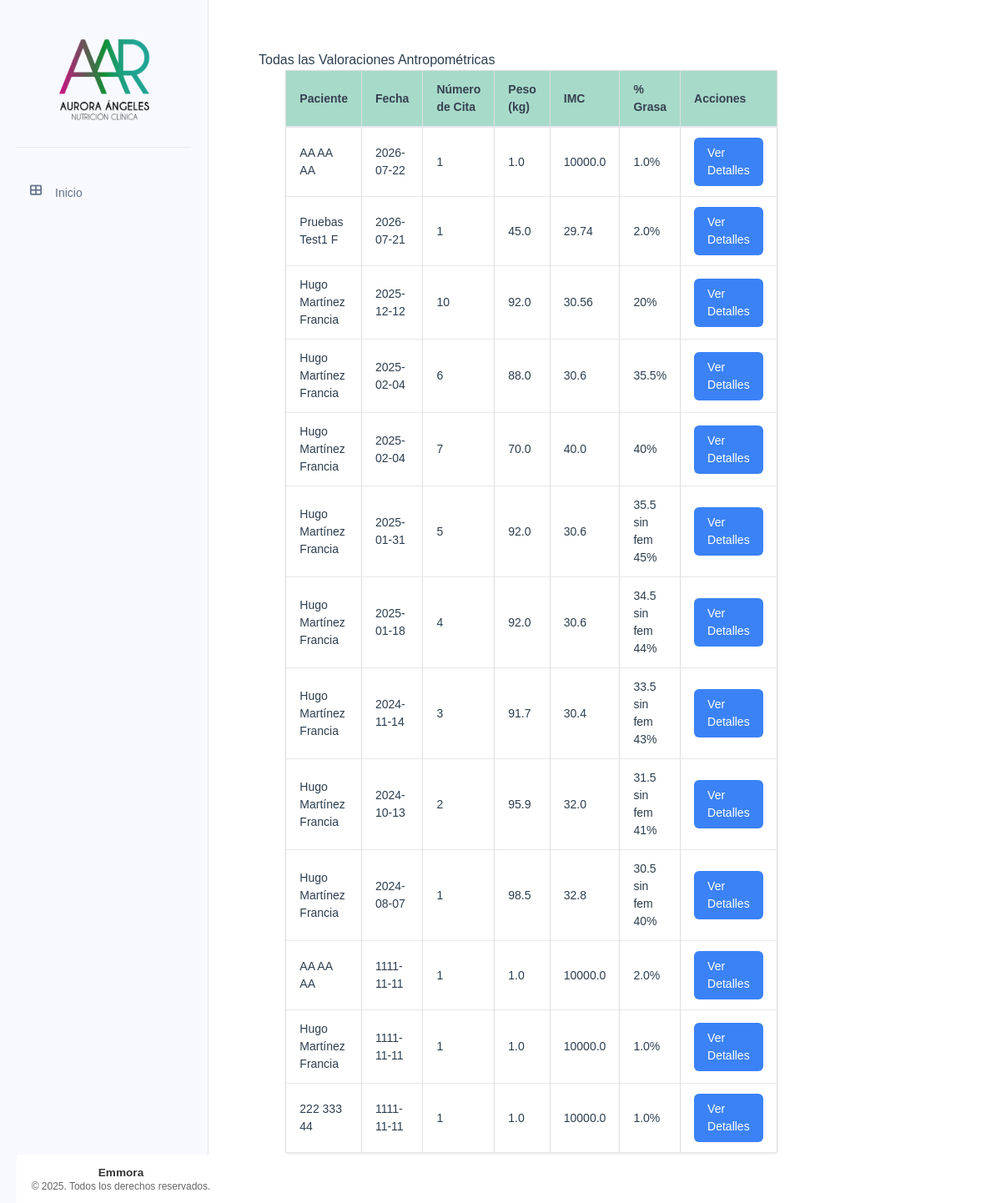
The app's page /valoraciones/, older data.
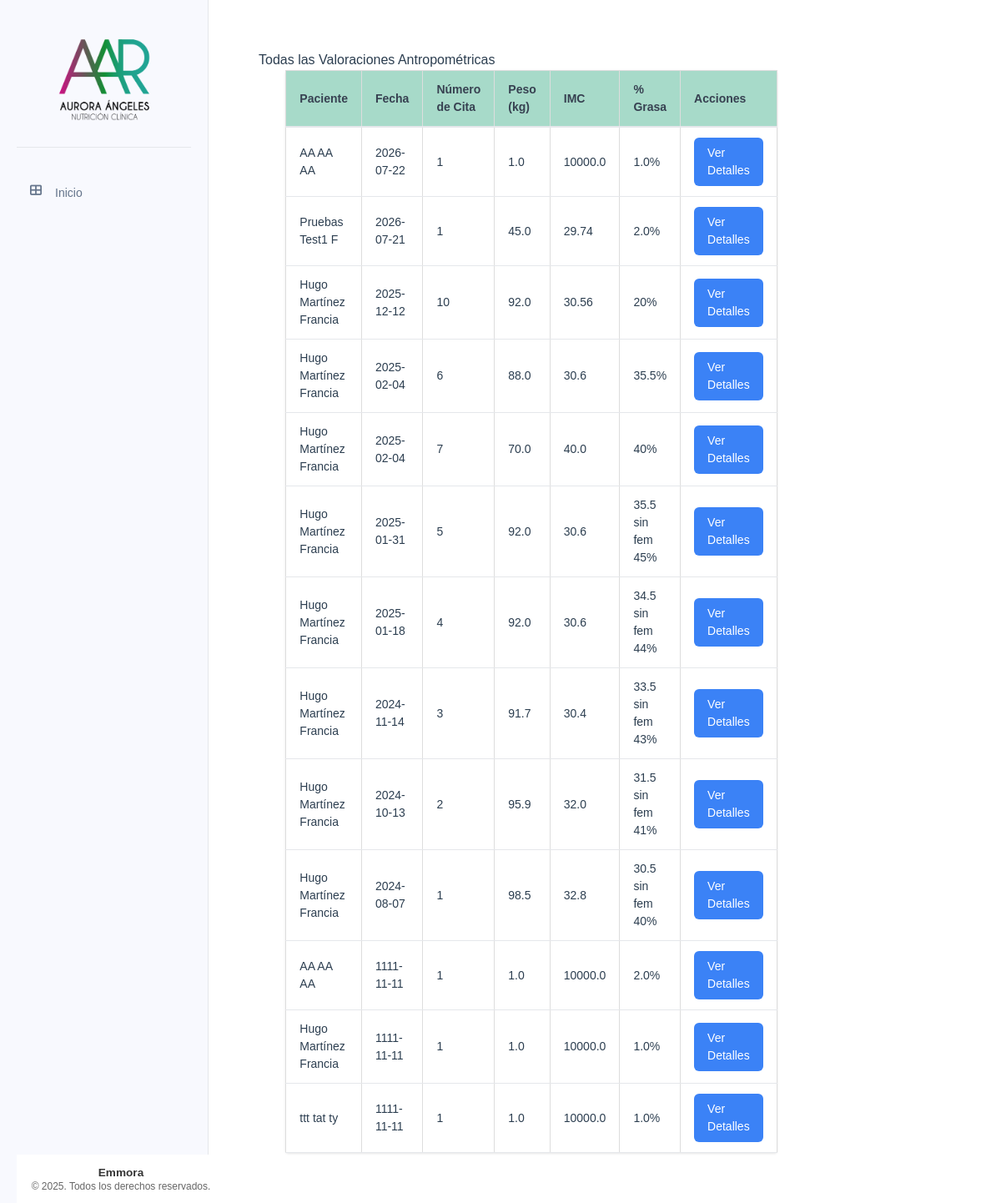
The same page, newer data.
### tables this page shows
CREATE TABLE valoracion_antropometrica (
    id INTEGER PRIMARY KEY AUTOINCREMENT,
    paciente_id INTEGER NOT NULL,
    numero_cita INTEGER NOT NULL,
    fecha DATE NOT NULL,
    estatura FLOAT NOT NULL,
    peso FLOAT NOT NULL,
    imc FLOAT NOT NULL,
    grasa FLOAT NOT NULL,
    cintura FLOAT NOT NULL,
    torax FLOAT NOT NULL,
    brazo FLOAT NOT NULL,
    cadera FLOAT NOT NULL,
    pierna FLOAT NOT NULL,
    pantorrilla FLOAT NOT NULL,
    tension_arterial TEXT NOT NULL,
    frecuencia_cardiaca INTEGER NOT NULL,
    bicep FLOAT NOT NULL,
    tricep FLOAT NOT NULL,
    suprailiaco FLOAT NOT NULL,
    subescapular FLOAT NOT NULL,
    femoral FLOAT,
    porcentaje_grasa TEXT NOT NULL,
    --porcentaje_grasa_fem FLOAT NOT NULL,
    ultima_dieta TEXT,
    FOREIGN KEY (paciente_id) REFERENCES pacientes (id)
);

CREATE TABLE pacientes (
    id INTEGER PRIMARY KEY AUTOINCREMENT,
    nombre TEXT NOT NULL,
    apellido_paterno TEXT NOT NULL,
    apellido_materno TEXT NOT NULL,
    fecha_nacimiento DATE NOT NULL,
    telefono TEXT NOT NULL,
    correo TEXT UNIQUE NOT NULL,
    ciudad TEXT NOT NULL,
    fecha_registro TIMESTAMP DEFAULT CURRENT_TIMESTAMP,
    status TEXT NOT NULL DEFAULT 'activo' CHECK (status IN ('activo', 'inactivo'))
);

### app/controllers/valoracion_antropometrica.py (the view)
@valoracion.route('/')
def todas_valoraciones():
    valoraciones = ValoracionAntropometrica.obtener_todas()
    return render_template('valoraciones/todas_valoraciones.html', valoraciones=valoraciones)

### app/db.py (called while the page is built)
def get_db():
    if 'db' not in g:
        try:
            g.db = sqlite3.connect(
                'pacientes.db',
                detect_types=sqlite3.PARSE_DECLTYPES
            )
            g.db.row_factory = sqlite3.Row
        except sqlite3.Error as e:
            logger.error(f"Error crítico al conectar con la base de datos SQLite: {e}")
            raise e
    return g.db

def query_db(query, args=(), one=False):
    try:
        cur = get_db().execute(query, args)
        rv = cur.fetchall()
        cur.close()
        return (rv[0] if rv else None) if one else rv
    except sqlite3.Error as e:
        logger.error(f"Error al ejecutar query: {query}. Args: {args}. Detalle: {e}")
        raise e

### app/models/valoracion_antropometrica.py (called while the page is built)
    @staticmethod
    def obtener_todas():
        return query_db('''
            SELECT va.*, p.nombre, p.apellido_paterno, p.apellido_materno
            FROM valoracion_antropometrica va
            JOIN pacientes p ON va.paciente_id = p.id
            ORDER BY va.fecha DESC
        ''')

### app/templates/valoraciones/todas_valoraciones.html (shortened to what this page needs)
{% extends "base/base.html" %}
{% block content %}
<div class="valoracion-container">
    <h2>Todas las Valoraciones Antropométricas</h2>
    <table class="table">
        <thead>
            <tr>
                <th class="table__header">Paciente</th>
                <th class="table__header">Fecha</th>
                <th class="table__header">Número de Cita</th>
                <th class="table__header">Peso (kg)</th>
                <th class="table__header">IMC</th>
                <th class="table__header">% Grasa</th>
                <th class="table__header">Acciones</th>
            </tr>
        </thead>
        <tbody>
            {% for valoracion in valoraciones %}
            <tr>
                <td class="table__cell">{{ valoracion['nombre'] }} {{ valoracion['apellido_paterno'] }} {{ valoracion['apellido_materno'] }}</td>
                <td class="table__cell">{{ valoracion['fecha'] }}</td>
                <td class="table__cell">{{ valoracion['numero_cita'] }}</td>
                <td class="table__cell">{{ valoracion['peso'] }}</td>
                <td class="table__cell">{{ valoracion['imc'] }}</td>
                <td class="table__cell">{{ valoracion['porcentaje_grasa'] }}%</td>
                <td class="table__cell">
                    <a href="{{ url_for('valoracion.lista_valoraciones', paciente_id=valoracion['paciente_id']) }}" class="action-button">Ver Detalles</a>
                </td>
            </tr>
            {% endfor %}
        </tbody>
    </table>
</div>
{% endblock %}

Row changes from the older to the newer data that the page shows:
changed through a linked row, valoracion_antropometrica: nombre "222" → "ttt"; apellido_paterno "333" → "tat"; apellido_materno "44" → "ty"
